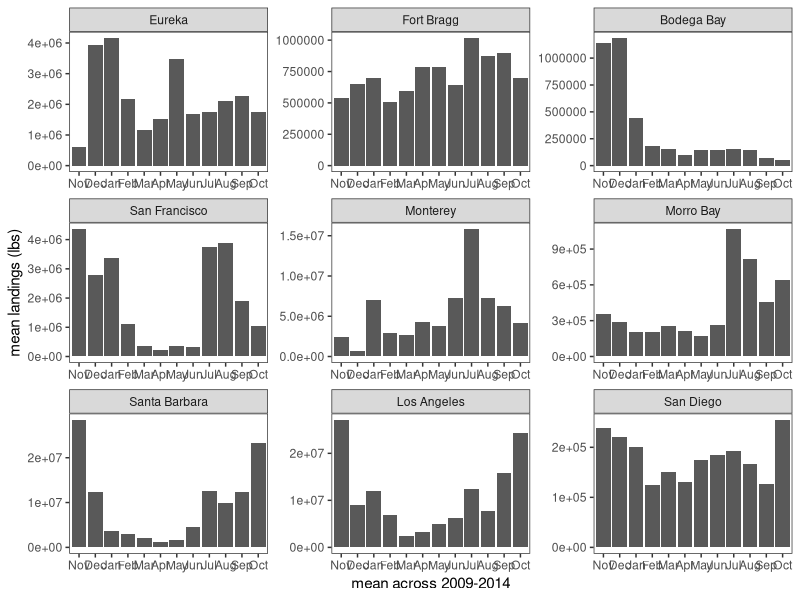
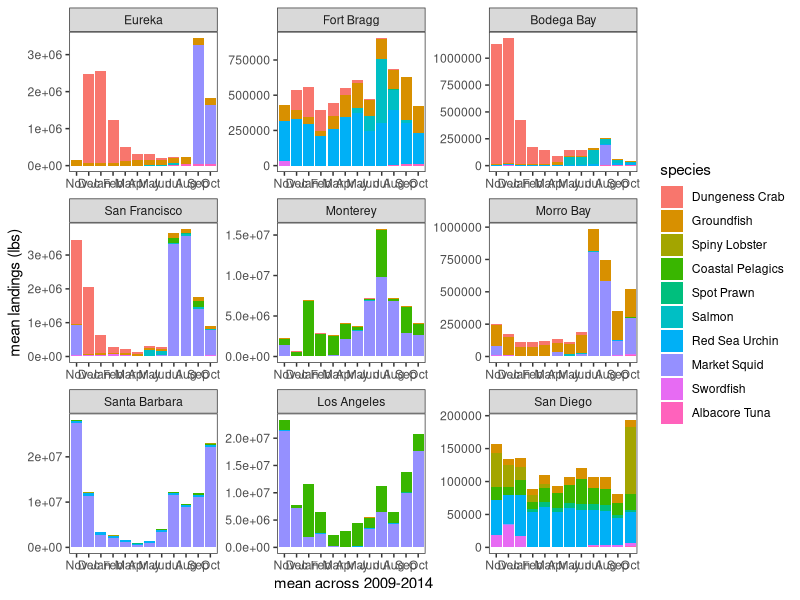
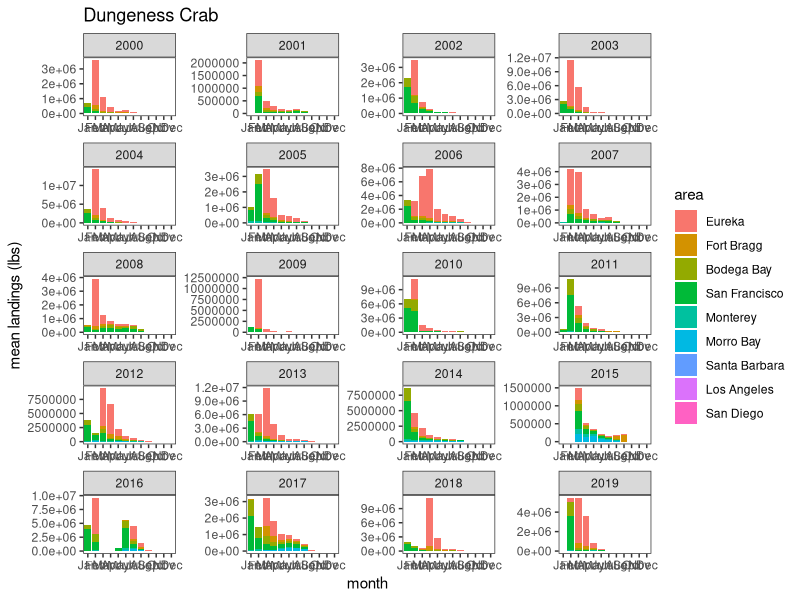
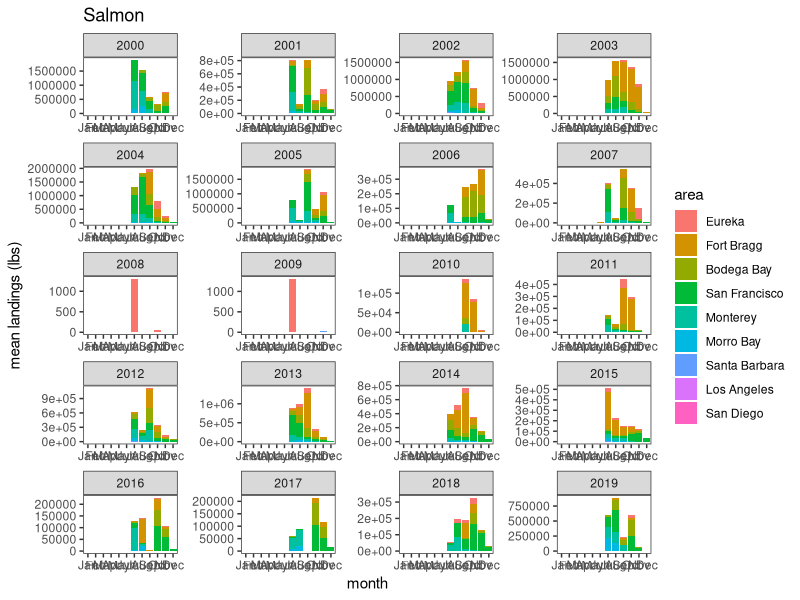
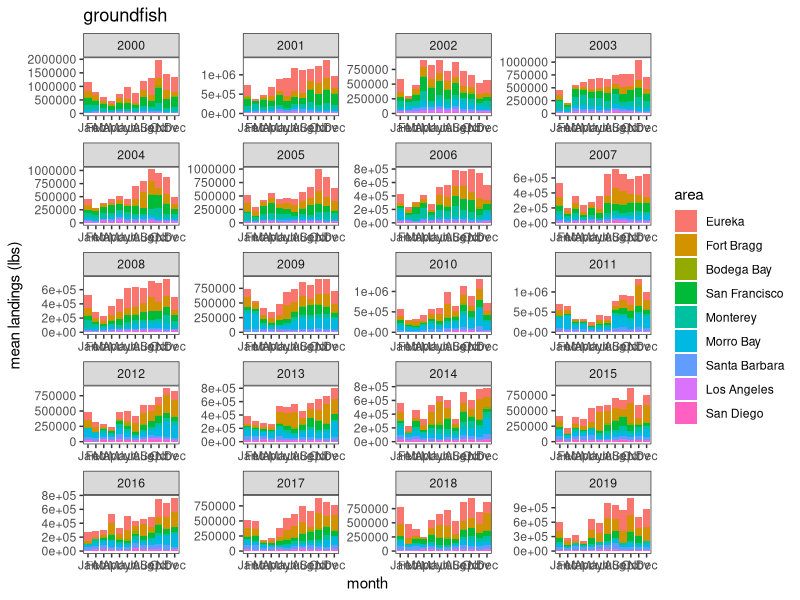

Generate these figures, in order, with R:
# Analysis of the data from the nine areas within California, gathered from the
# California Department of Natural Resources, accessed here: 
# https://wildlife.ca.gov/Fishing/Commercial/Landings

library(stringr)
library(dplyr)
library(reshape2)
library(ggplot2)

# Import dataset of all areas
all_areas <- read.csv("Data/DFW areas/all_areas.csv")

# Column names for the initial columns of the overall dataframe
initial_cols <- c("Species", "January", "February", "March", "April", "May", "June",
                  "July", "August", "September", "October", "November", "December", 
                  "Landings", "year", "area")

# Update species names for the graph legend
sp_names <- c("Dungeness Crab", "Groundfish", "Spiny Lobster", 
              "Coastal Pelagics", "Spot Prawn", "Salmon", "Red Sea Urchin",
              "Market Squid", "Swordfish","Albacore Tuna")

# Order of areas from North -> South
area_order <- c("Eureka", "Fort Bragg", "Bodega Bay", "San Francisco", 
                "Monterey", "Morro Bay", "Santa Barbara", "Los Angeles",
                "San Diego")


# Islolate species of interest ------------------------------------------------
crab <- all_areas %>% filter(str_detect(Species, "Dungeness")) %>% bind_rows
lobster <- all_areas %>% filter(str_detect(Species, "Lobster")) %>% bind_rows
squid <- all_areas %>% filter(str_detect(Species, "Squid market")) %>% bind_rows
albacore <- all_areas %>% filter(str_detect(Species, "albacore")) %>% bind_rows
prawn <- all_areas %>% filter(str_detect(Species, "Prawn spot")) %>% bind_rows
urchin <- all_areas %>% filter(str_detect(Species, "Sea urchin red")) %>% bind_rows
swordfish <- all_areas %>% filter(str_detect(Species, "Swordfish")) %>% bind_rows

# Groundfish - from list here:
# https://wildlife.ca.gov/Conservation/Marine/Federal-Groundfish 
groundfish <- all_areas %>% filter(str_detect(Species, "Halibut|Rockfish|
                                              Thornyhead|Sablefish|Skate|
                                              Shark leopard|Shark soupfin|
                                              Shark spiny dogfish|Ratfish|
                                              Cabezon|Greenling|Lingcod|Cod|
                                              Whiting|Scorpionfish|Flounder|
                                              Sole|Sanddab")) %>% bind_rows
# Update dataframe with new species name
groundfish <- groundfish[, -1] %>% group_by(area, year) %>%
  summarize(across(January:Landings, sum))  
groundfish <- cbind(rep("Groundfish", length(groundfish$year)), groundfish[, c(3:15, 2, 1)])
colnames(groundfish) <- initial_cols

# Salmon
salmon <- all_areas %>% filter(str_detect(Species, "Salmon")) %>% bind_rows
salmon <- salmon %>% filter(!str_detect(Species, "Roe"))  # Remove salmon roe fishery
# Update dataframe with new species name
salmon <- salmon[, -1] %>%  group_by(area, year) %>% 
  summarize(across(January:Landings, sum))
salmon <- cbind(rep("Salmon", length(salmon$year)), salmon[, c(3:15, 2, 1)])
colnames(salmon) <- initial_cols

# Coastal pelagic species gathered from NOAA fisheries
pelagics <- all_areas %>% filter(str_detect(Species, "Sardine|Mackerel Pacific|
                                            Mackerel jack|Anchovy northern")) %>% bind_rows
# Update dataframe with new species name
pelagics <- pelagics[, -1] %>% group_by(area, year) %>% 
  summarize(across(January:Landings, sum))
pelagics <- cbind(rep("Pelagics coastal", length(pelagics$year)), pelagics[, c(3:15, 2, 1)])
colnames(pelagics) <- initial_cols

# Create dataframe of all species of interest
all_soi <- rbind(crab, lobster, squid, albacore, prawn, urchin, swordfish, 
                 groundfish, salmon, pelagics)

# Write a .csv file with just the species of interest
write.csv(all_soi, "Data/dfw_areas_soi.csv", row.names = FALSE)


# All landings for the stable period ------------------------------------------
all_landings <- all_areas %>% group_by(area, year) %>% 
  summarize(across(January:Landings, sum))

all_stable <- all_landings %>% filter(between(year, 2009, 2014))
all_stable <- all_stable[, -2]  # remove year column

all_means <- all_stable %>%
  group_by(area) %>%
  summarize(across(January:Landings, mean))

colnames(all_means) <- c("species", "Jan", "Feb", "Mar", "Apr", "May", "Jun",
                         "Jul", "Aug", "Sep", "Oct", "Nov", "Dec")
all_means <- all_means[, c(1, 12, 13, 2:11)]  # Year starts in Nov.
all_means <- melt(all_means, id_vars = c("area"))
colnames(all_means) <- c("area", "month", "landings")
all_means$area <- factor(all_means$area, levels = area_order)

all_stable <- ggplot(all_means, aes(y = landings, x = month)) +
  geom_bar(stat = "identity") +
  ylab("mean landings (lbs)") + xlab("mean across 2009-2014") +
  theme_bw() +
  theme(panel.grid.major = element_blank(), panel.grid.minor = element_blank()) +
  facet_wrap(~area, ncol = 3, scale = "free")

ggsave(filename="DFW pdf data/Figures/all_landings_stable.pdf", all_stable,
       width=400, height=250, units="mm", dpi=300)


# Monthly averages over the stable period of species of interest --------------
# Filter for 2009-2014
all_soi_stable <- all_soi %>% filter(between(year, 2009, 2014))

# Find monthly mean for each year
all_soi_stable <- all_soi_stable[, -15]  # remove year column
all_soi_stable$Species <- str_trim(all_soi_stable$Species, side = "both")  # Remove extra white spaces

all_soi_means <- all_soi_stable %>% 
  group_by(Species, area) %>% 
  summarize(across(January:Landings, mean))

all_soi_means <- all_soi_means[, -15]  # Remove total landings


# Update data for plotting ----------------------------------------------------
plot_cols <- c("species", "area", "Jan", "Feb", "Mar", "Apr", "May", "Jun",
               "Jul", "Aug", "Sep", "Oct", "Nov", "Dec")

colnames(all_soi_means) <- plot_cols

# Change column & row order to match analyses
all_soi_means <- all_soi_means[, c(1, 2, 13, 14, 3:12)]  # Year starts in Nov.
all_soi_means2 <- melt(all_soi_means, id_vars = c("area", "species"))
colnames(all_soi_means2) <- c("species", "area", "month", "landings")
all_soi_means2$area <- factor(all_soi_means2$area, levels = area_order)

# Plot monthly means for stable period
monthly_areas_stable <- ggplot(all_soi_means2, aes(y = landings, x = month, fill = species)) +
  geom_bar(position = "stack", stat = "identity") +
  ylab("mean landings (lbs)") + xlab("mean across 2009-2014") +
  scale_fill_hue(labels = sp_names) +
  theme_bw() +
  theme(panel.grid.major = element_blank(), panel.grid.minor = element_blank()) +
  facet_wrap(~area, ncol = 3, scale = "free")

ggsave(filename="DFW pdf data/Figures/area_monthly_landings_stable.pdf", monthly_areas_stable,
       width=400, height=250, units="mm", dpi=300)


# Yearly trends for species of interest ---------------------------------------
# Dungeness Crab
crab$year <- as.factor(crab$year)
crab$area <- factor(crab$area, levels = area_order)
crab2 <- crab[, c(15, 16, 12, 13, 2:11)]
colnames(crab2) <- plot_cols
crab_long <- melt(crab2, id_vars = c("area", "year"))
colnames(crab_long) <- c("year", "area", "month", "landings")

crab_monthly <- ggplot(crab_long, aes(y = landings, x = month, fill = area)) +
  geom_bar(position = "stack", stat = "identity") +
  ylab("mean landings (lbs)") +
  ggtitle("Dungeness Crab") + 
  # scale_fill_discrete(breaks = area_order) +
  theme_bw() +
  theme(panel.grid.major = element_blank(), panel.grid.minor = element_blank()) +
  facet_wrap(~year, ncol = 4, scale = "free")

ggsave(filename="DFW pdf data/Figures/crab_monthly.pdf", crab_monthly,
       width=400, height=250, units="mm", dpi=300)

# Salmon
salmon$year <- as.factor(salmon$year)
salmon$area <- factor(salmon$area, levels = area_order)
salmon2 <- salmon[, c(15, 16, 12, 13, 2:11)]
colnames(salmon2) <- plot_cols
salmon_long <- melt(salmon2, id_vars = c("area", "year"))
colnames(salmon_long) <- c("year", "area", "month", "landings")

salmon_monthly <- ggplot(salmon_long, aes(y = landings, x = month, fill = area)) +
  geom_bar(position = "stack", stat = "identity") +
  ylab("mean landings (lbs)") +
  ggtitle("Salmon") + 
  theme_bw() +
  theme(panel.grid.major = element_blank(), panel.grid.minor = element_blank()) +
  facet_wrap(~year, ncol = 4, scale = "free")

ggsave(filename="DFW pdf data/Figures/salmon_monthly.pdf", salmon_monthly,
       width=400, height=250, units="mm", dpi=300)

# Groundfish
groundfish$year <- as.factor(groundfish$year)
groundfish$area <- factor(groundfish$area, levels = area_order)
groundfish2 <- groundfish[, c(15, 16, 12, 13, 2:11)]
colnames(groundfish2) <- plot_cols
groundfish_long <- melt(groundfish2, id_vars = c("area", "year"))
colnames(groundfish_long) <- c("year", "area", "month", "landings")

groundfish_monthly <- ggplot(groundfish_long, aes(y = landings, x = month, fill = area)) +
  geom_bar(position = "stack", stat = "identity") +
  ylab("mean landings (lbs)") +
  ggtitle("groundfish") + 
  theme_bw() +
  theme(panel.grid.major = element_blank(), panel.grid.minor = element_blank()) +
  facet_wrap(~year, ncol = 4, scale = "free")

ggsave(filename="DFW pdf data/Figures/groundfish_monthly.pdf", groundfish_monthly,
       width=400, height=250, units="mm", dpi=300)
